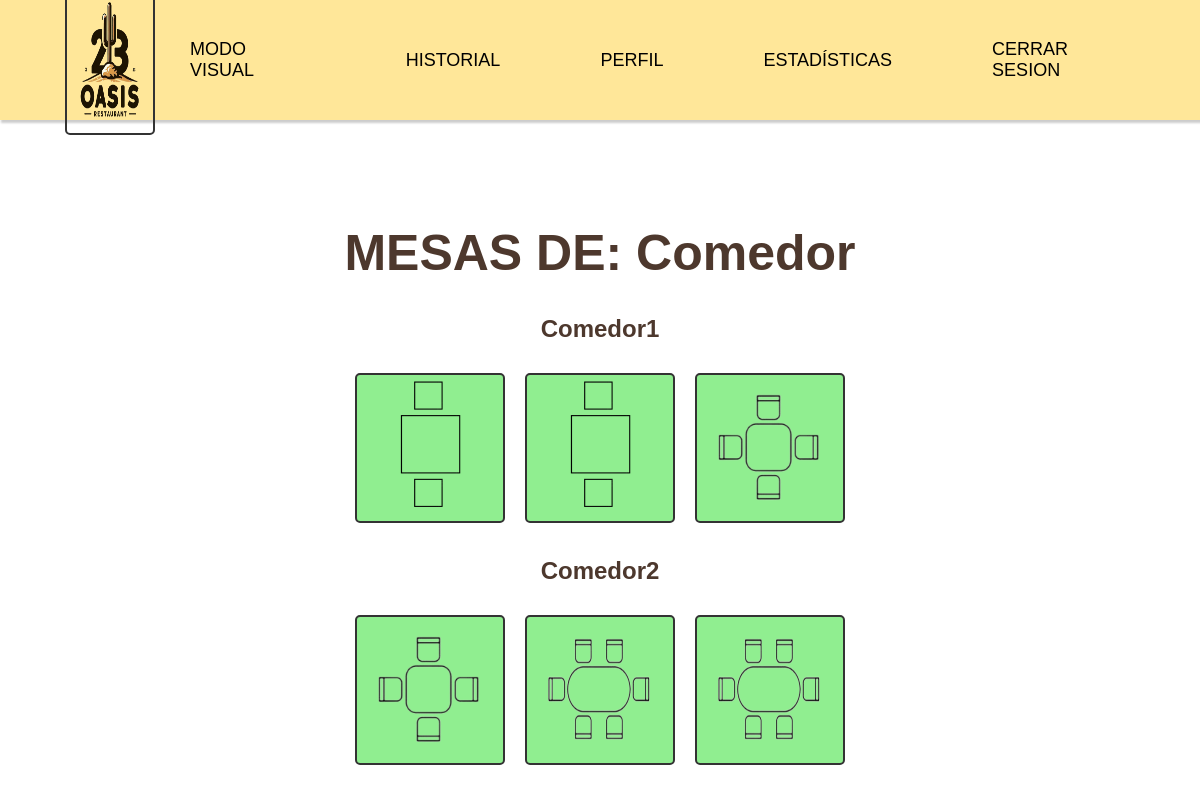
The page /modovisual.php?tipo_sala=Comedor (signed in) on the database its author committed.
### tables this page shows
CREATE TABLE `tbl_mesas` (
  `id_mesa` INT NOT NULL AUTO_INCREMENT,
  `nombre_mesa` VARCHAR(25) NOT NULL,
  `estado_mesa` ENUM ("Libre","Ocupada","Deshabilitada") NOT NULL DEFAULT 'Libre',
  `sillas_mesa` ENUM ("1","2","3","4","5","6","7","8","9","10","11","12") NOT NULL,
  `id_sala_mesa` INT NOT NULL,
  `motivo_deshabilitacion` VARCHAR(255) NULL,
  PRIMARY KEY (`id_mesa`),
  FOREIGN KEY (`id_sala_mesa`) REFERENCES `tbl_salas` (`id_sala`)
);

CREATE TABLE `tbl_salas` (
  `id_sala` INT NOT NULL AUTO_INCREMENT,
  `nombre_sala` VARCHAR(15) NOT NULL,
  `tipo_sala` ENUM ("Terraza","Comedor","Sala Privada") NOT NULL,
  PRIMARY KEY (`id_sala`)
);

### modovisual.php (the view, shortened to what this page needs)
<!DOCTYPE html>
<html lang="es">
<head>
    <link rel="stylesheet" href="css/modovisual.css">
</head>
<header>
        <?php include("header.php"); ?>
    </header>
<body>
<div class="container">
    <?php
    include './proc/conexion.php';
    $tipoSalaSeleccionado = $_GET['tipo_sala'] ?? '';
    $query = "SELECT m.id_mesa, m.nombre_mesa, m.estado_mesa, m.sillas_mesa, s.nombre_sala
              FROM tbl_mesas m
              INNER JOIN tbl_salas s ON m.id_sala_mesa = s.id_sala
              WHERE s.tipo_sala = '$tipoSalaSeleccionado'
              ORDER BY m.id_sala_mesa, m.id_mesa";
    $result = mysqli_query($conn, $query);
    if (mysqli_num_rows($result) > 0) {
        $currentSalaId = null;
        echo "<h1>MESAS DE: $tipoSalaSeleccionado </h1>";
        while ($row = mysqli_fetch_assoc($result)) {
            $mesaId = $row['id_mesa'];
            $nombreMesa = $row['nombre_mesa'];
            $estadoMesa = $row['estado_mesa'];
            $sillasMesa = $row['sillas_mesa'];
            $nombreSala = $row['nombre_sala'];
            if ($currentSalaId !== $nombreSala) {
                if ($currentSalaId !== null) {
                    echo "</div>";
                }
                echo "<h2>$nombreSala</h2>";
                echo "<div class='mesa-group'>";
                $currentSalaId = $nombreSala;
            }
            $imagenMesa = "./img/mesa$sillasMesa.png";
            $claseEstado = ($estadoMesa == 'Libre') ? 'libre' : 'ocupada';
            echo "<a href='javascript:void(0)' onclick='elegirTipoReserva($mesaId, \"$estadoMesa\", \"$tipoSalaSeleccionado\")'>";
            echo "<img class='$claseEstado' src='$imagenMesa' alt='Mesa $nombreMesa - $estadoMesa'>";
            echo "</a>";
        }
        echo "</div>";
    } else {
        echo "No hay mesas en la sala $tipoSalaSeleccionado.";
    }
    ?>
</div>
</body>
</html>

### css/modovisual.css (style rules this page uses)
body { font-family: Arial, sans-serif; background: url('../img/modovisual.gif') fixed; background-size: cover; }
.container { border-radius: 20px; background-color: rgba(255, 255, 255, 0.8); max-width: 800px; margin: 0 auto; padding: 20px; }
.mesa-group { text-align: center; }
h1 { font-size: 50px; text-align: center; color:#4D382D; }
h2 { text-align: center; color:#4D382D; }
a { display: inline-block; margin: 10px; text-decoration: none; }
img { position: center; width: 150px; height: 150px; border: 2px solid #333; border-radius: 5px; }
img.libre { background-color: lightgreen; }

### css/header.css (style rules this page uses)
:root { --pcolor: #ffe799; --scolor: rgb(255, 241, 210); --bcolor: black; }
* { box-sizing: border-box; }
body { margin: 0; padding: 0; background-color: (255, 241, 210); }
a { text-decoration: none; color: black; }

### rows shown on the page
tbl_mesas: id_sala_mesa.nombre_sala "Comedor1"
tbl_mesas: id_sala_mesa.nombre_sala "Comedor2"

### other values the page prints
$tipoSalaSeleccionado "Comedor"
